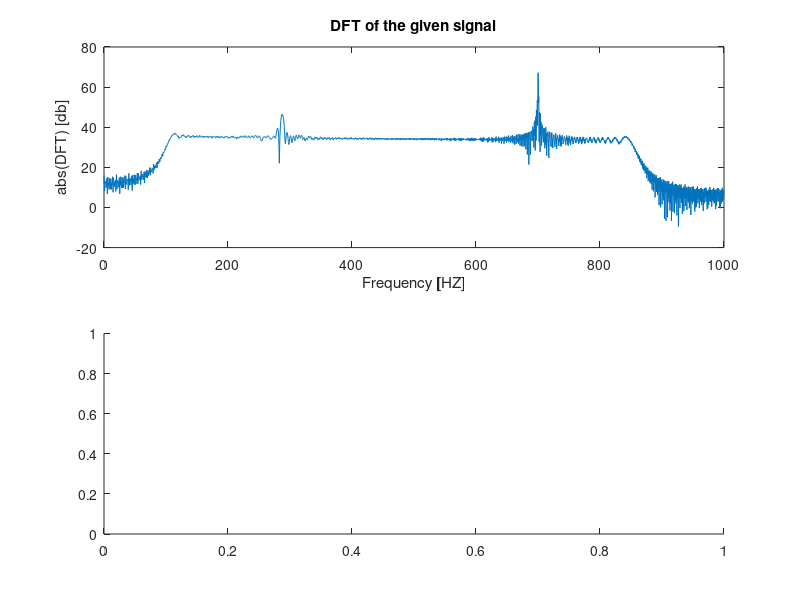

Here is the MATLAB script that generated this plot: (Note: this script raises an error after producing the figure.)
%Question 1:


clear all; close all ; clc;
load('signal.mat');
f1 = figure();
f2 = figure();



figure(f1);
subplot(2,1,1);
dft1 = abs(fft(x));
FS1 = 2*1000;
Lx1 = length(x);
x1 = linspace(0,FS1,Lx1);

plot(x1(1:Lx1/2),mag2db(dft1(1:Lx1/2)));

title('DFT of the given signal');
xlabel('Frequency [HZ]');
ylabel('abs(DFT) [db]');
hold all;



%Question 4:
figure(f1);

subplot(2,1,2);

N = 256;
xSpectralMat = fft_windows(x,N);

%Each row i of xSpecMat represents time that ranges from
%[(i-1)*N/Fs,i*N/Fs]

%Generate time axis:

t = (0: N/FS1:(length(x)-1)/FS1);
xSpectralMatdb = db(abs(xSpectralMat(:,1:N/2))); %mat to db(abs).
w3d = linspace(0,FS1/2,N/2);
mesh(w3d,t,xSpectralMatdb)
view(15,75);
title('Spectral analysis of the given signal');
xlabel('Frequncy [Hz]');
ylabel('Time [sec]');
zlabel('DFT [db]');


%Question 5:

%According to the formula we've described above, the line that contains
%time t is floor(t*Fs/N), and it can be derived by comparing the two
%sections of the equations, and using the value of t. Since the first
%matrix line has on offset of 1, we have to add this offset. hence - in our
%case, the line is : floor(0.55*Fs/N) +1 

lineContainsT =  floor(0.55*FS1/N) +1 ;
figure(f2);

subplot(2,3,1);
plot(w3d,xSpectralMatdb(lineContainsT,:))
title('DFT t=0.55 interval');
xlabel('Frequency [HZ]');
ylabel('abs(DFT) [db]');


%Question 6:

figure(f2);
subplot(2,3,2);


lineContainsSingal = x(1+(lineContainsT-1)*N:1+(lineContainsT-1)*N + N);


lineContainsSingal128 = lineContainsSingal(N/2-128/2+1:N/2+128/2);

lx6 = length(lineContainsSingal128);
x_lineContainsSingal128 = linspace(0,FS1/2,lx6/2);

x_lineContainsSingal128DbAbsFft = db(abs(fft(lineContainsSingal128)));
subplot(2,3,2);
plot(x_lineContainsSingal128, x_lineContainsSingal128DbAbsFft(1:lx6/2));

xlabel('Frequency [HZ]');
ylabel('abs(DFT) [db]');
title('Truncated signal');


%Question 7:
q7sig = [lineContainsSingal128, zeros(1,128)];
lx7 = length(q7sig);
xAxis7 = linspace(0,FS1/2,lx7/2);
q7sigDbAbsFft = db(abs(fft(q7sig)));
subplot(2,3,3);
plot(xAxis7, q7sigDbAbsFft(1:lx7/2));

xlabel('Frequency [HZ]');
ylabel('abs(DFT) [db]');
title('zero padded signal');

%Question 8.5
lineContainsT =  floor(0.55*FS1/N) +1 ;
figure(f2);

subplot(2,3,4);
plot(w3d,xSpectralMatdb(lineContainsT,:))
title('DFT t=0.55 interval');
xlabel("Frequency [HZ]");
ylabel("abs(DFT) [db]");

%Question 8.6

figure(f2);
subplot(2,3,2);


lineContainsSingal128_blackman = lineContainsSingal(N/2-128/2+1:N/2+128/2).*blackman(N/2).';

x_lineContainsSingal128 = linspace(0,FS1/2,lx6/2);

lineContainsSingal128DbAbsFft_blackman = db(abs(fft(lineContainsSingal128_blackman)));
subplot(2,3,5);

plot(x_lineContainsSingal128, lineContainsSingal128DbAbsFft_blackman(1:lx6/2));

xlabel("Frequency [HZ]");
ylabel("abs(DFT) [db]");
title('Truncated* blackman');




%Question 8.7
q7sig = [lineContainsSingal128, zeros(1,128)].*blackman(256).';
lx7 = length(q7sig);
xAxis7 = linspace(0,FS1/2,lx7/2);
q7sigDbAbsFft = db(abs(fft(q7sig)));
subplot(2,3,6);
plot(xAxis7, q7sigDbAbsFft(1:lx7/2));

xlabel('Frequency [HZ]');
ylabel('abs(DFT) [db]');
title('padded * blackman');







